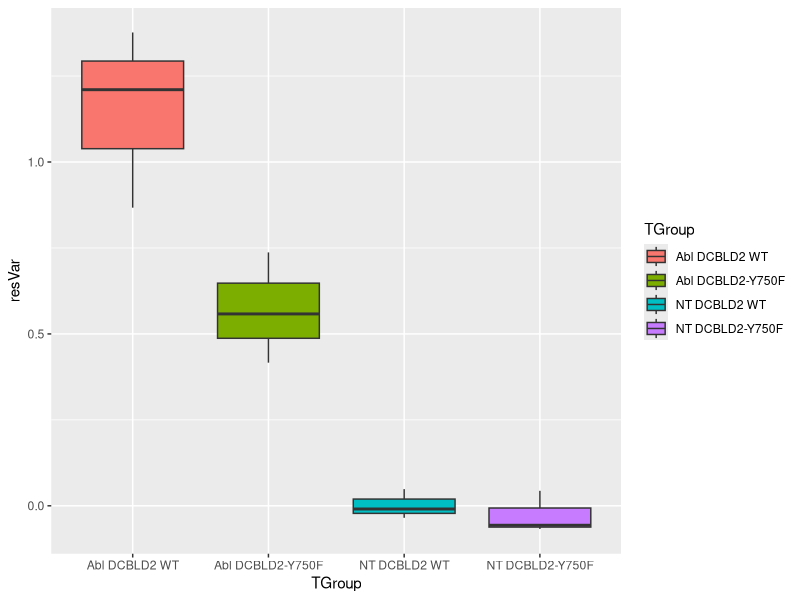
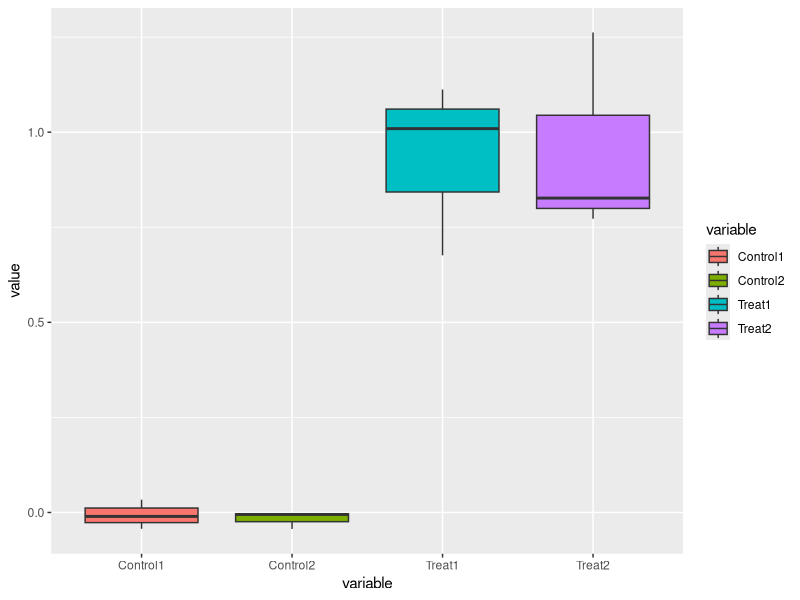
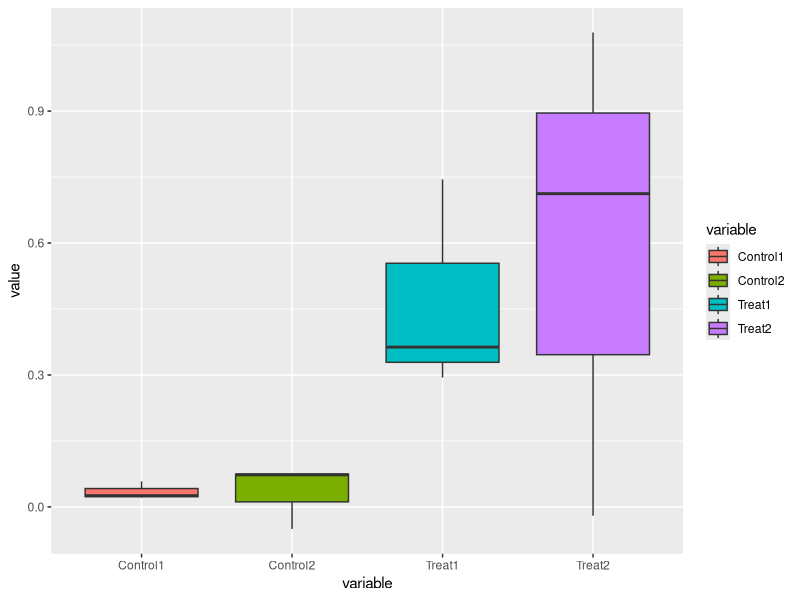
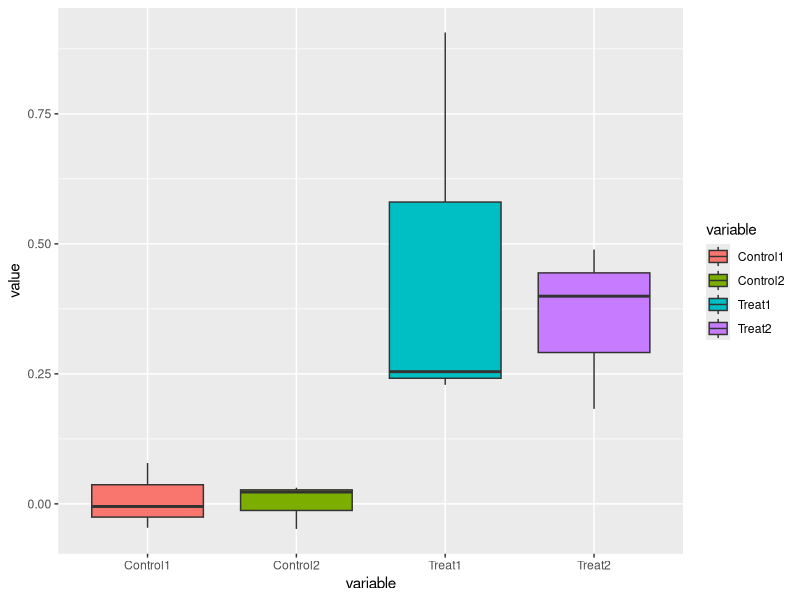
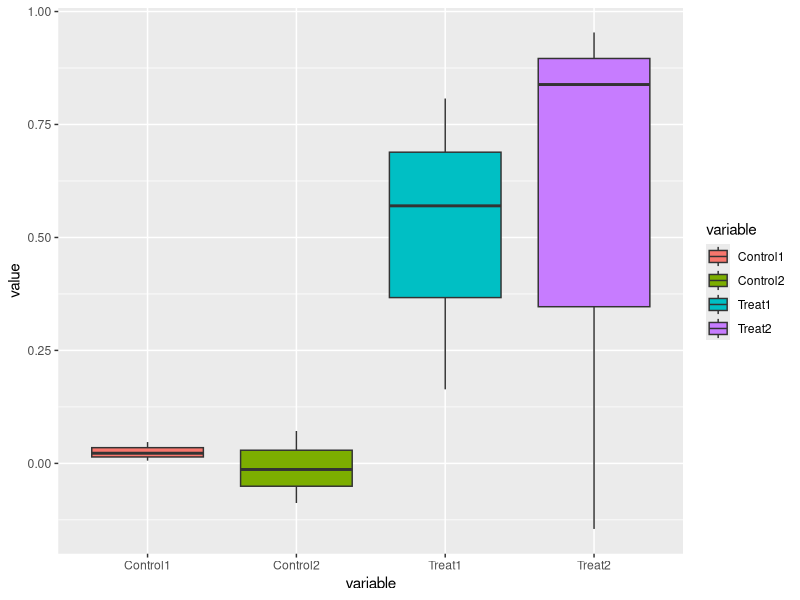

Write the R code that produced these figures, in order. (Note: this script raises an error after producing the figures.)
## ---- chunk 1
library(ggplot2)
nGroup <- 3
nName <- c("NT DCBLD2 WT", "NT DCBLD2-Y750F", "Abl DCBLD2 WT", "Abl DCBLD2-Y750F")
nSize <- c(3,3,3,3)
nMean <- c(0,0,1.1,0.82)
nSD <- c(0.05,0.05,0.30,0.30)
ID <- 1:(sum(nSize))

resVar <- c(rnorm(n=nSize[1],mean=nMean[1],sd=nSD[1]),
            rnorm(n=nSize[2],mean=nMean[2],sd=nSD[2]),
            rnorm(n=nSize[3],mean=nMean[3],sd=nSD[3]),
            rnorm(n=nSize[4],mean=nMean[4],sd=nSD[4]))


TGroup <- rep(nName,nSize)

ANOdata <- data.frame(ID,TGroup,resVar)

str(ANOdata)
head(ANOdata) # looks good

ANOmodel <- aov(resVar~TGroup,data=ANOdata)
print(ANOmodel)
summary(ANOmodel) # significant p-value

ANOPlot <- ggplot(data=ANOdata,
                  aes(x=TGroup,y=resVar,fill=TGroup)) +
                  geom_boxplot()
  
print(ANOPlot)
## ---- chunk 2

dataCreate <- function(m1=0,m2=0,m3=1.1,m4=0.82,n1=3,n2=3,n3=3,n4=3,sd1=0.05,sd2=0.05,sd3=0.30,sd4=0.30){
  dataFr <- data.frame(Control1=rnorm(mean=m1,n=n1,sd=sd1),
                       Control2=rnorm(mean=m2,n=n2,sd=sd2),
                       Treat1=rnorm(mean=m3,n=n3,sd=sd3),
                       Treat2=rnorm(mean=m4,n=n4,sd=sd4))
  return(dataFr)
}

dataSave <- dataCreate()
head(dataSave)

library(reshape2)
melt(dataSave)

dataNew <- melt(dataSave)
  
ANOmodel2 <- aov(value~variable,data=dataNew)
summary(ANOmodel2) #  p-value fluctuates a lot...probably the small sample size
print(ANOmodel2)

ANOPlot2 <- ggplot(data=dataNew,aes(x=variable,y=value,fill=variable)) + geom_boxplot()

print(ANOPlot2)

## ---- chunk 3
dataSave2 <- dataCreate(m1=0,m2=0,m3=0.5,m4=0.36)
head(dataSave2)

melt(dataSave2)

dataNew2 <- melt(dataSave2)

ANOmodel3 <- aov(value~variable,data=dataNew2)
summary(ANOmodel3) #  p-value not significant
print(ANOmodel3)

ANOPlot3 <- ggplot(data=dataNew2,aes(x=variable,y=value,fill=variable)) + geom_boxplot()

print(ANOPlot3)
## ---- chunk 4
dataSave3 <- dataCreate(m1=0,m2=0,m3=0.5,m4=0.47)
head(dataSave3)

melt(dataSave3)

dataNew3 <- melt(dataSave3)

ANOmodel4 <- aov(value~variable,data=dataNew3)
summary(ANOmodel4) #  p-value mostly significant over multiple runs, but not stably significant
print(ANOmodel4)

ANOPlot4 <- ggplot(data=dataNew3,aes(x=variable,y=value,fill=variable)) + geom_boxplot()

print(ANOPlot4)
## ---- chunk 5
dataSave4 <- dataCreate(m1=0,m2=0,m3=0.5,m4=0.53)
head(dataSave4)

melt(dataSave4)

dataNew4 <- melt(dataSave4)

ANOmodel5 <- aov(value~variable,data=dataNew4)
summary(ANOmodel5) #  p-value still not stably significant
print(ANOmodel5)

ANOPlot5 <- ggplot(data=dataNew4,aes(x=variable,y=value,fill=variable)) + geom_boxplot()

print(ANOPlot5)
## ---- chunk 6
dataSave5 <- dataCreate(m1=0,m2=0,m3=0.5,m4=0.59)
head(dataSave5)

melt(dataSave5)

dataNew6 <- melt(dataSave5)

ANOmodel6 <- aov(value~variable,data=dataNew5)
summary(ANOmodel6) #  p-value now seems stable
print(ANOmodel6)

ANOPlot6 <- ggplot(data=dataNew5,aes(x=variable,y=value,fill=variable)) + geom_boxplot()

print(ANOPlot6)
## ---- chunk 7
dataSave6 <- dataCreate(m1=0,m2=0,m3=0.5,m4=0.36,n1=11,n2=10,n3=15,n4=14)
head(dataSave6)

melt(dataSave6)

dataNew6 <- melt(dataSave6)

ANOmodel7 <- aov(value~variable,data=dataNew6)
summary(ANOmodel7) #  p-value is very stable
print(ANOmodel7)

ANOPlot7 <- ggplot(data=dataNew6,aes(x=variable,y=value,fill=variable)) + geom_boxplot()

print(ANOPlot7)
